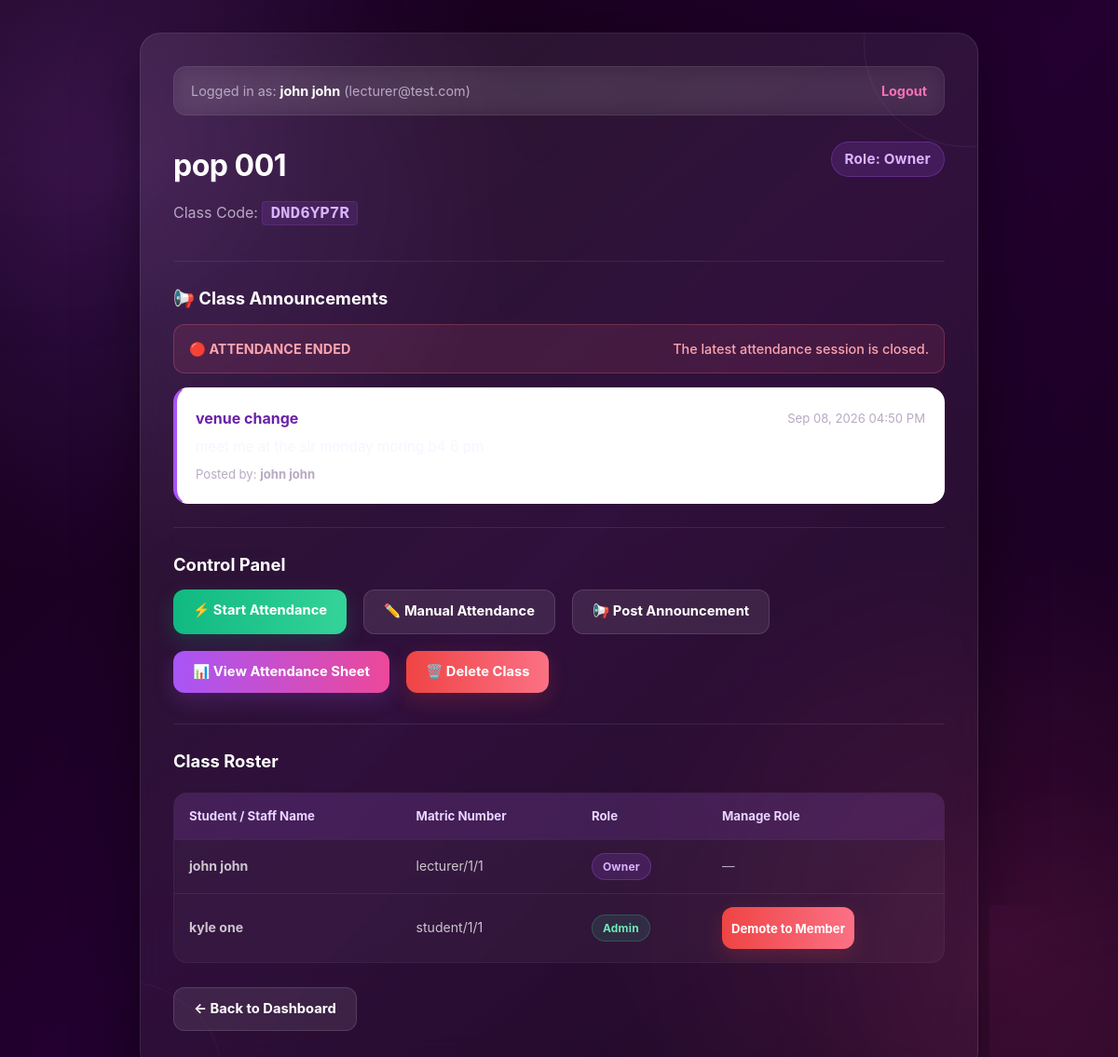
The page /class/1 (signed in) on the database its author committed.
### models.py (models this page shows)
class User(db.Model):
    id = db.Column(db.Integer, primary_key=True)
    name = db.Column(db.String(100), nullable=False)
    matric_number = db.Column(
        db.String(50),
        unique=True,
        nullable=False
    )
    email = db.Column(
        db.String(120),
        unique=True,
        nullable=False
    )
    password = db.Column(
        db.String(255),
        nullable=False
    )

class Class(db.Model):
    id = db.Column(
        db.Integer,
        primary_key=True
    )
    name = db.Column(
        db.String(100),
        nullable=False
    )
    class_code = db.Column(
        db.String(20),
        unique=True,
        nullable=False
    )
    owner_id = db.Column(
        db.Integer,
        db.ForeignKey("user.id"),
        nullable=False
    )
    latitude = db.Column(
        db.Float,
        nullable=True
    )
    longitude = db.Column(
        db.Float,
        nullable=True
    )
    radius_meters = db.Column(
        db.Float,
        nullable=True,
        default=50.0
    )

class Announcement(db.Model):
    id = db.Column(
        db.Integer,
        primary_key=True
    )
    class_id = db.Column(
        db.Integer,
        db.ForeignKey("class.id"),
        nullable=False
    )
    author_id = db.Column(
        db.Integer,
        db.ForeignKey("user.id"),
        nullable=False
    )
    title = db.Column(
        db.String(200),
        nullable=False
    )
    content = db.Column(
        db.Text,
        nullable=False
    )
    timestamp = db.Column(
        db.DateTime,
        nullable=False,
        default=datetime.now
    )
    author = db.relationship(
        "User",
        backref="announcements"
    )
    class_obj = db.relationship(
        "Class",
        backref="announcements"
    )

class ClassMembership(db.Model):
    id = db.Column(
        db.Integer,
        primary_key=True
    )
    user_id = db.Column(
        db.Integer,
        db.ForeignKey("user.id"),
        nullable=False
    )
    class_id = db.Column(
        db.Integer,
        db.ForeignKey("class.id"),
        nullable=False
    )
    role = db.Column(
        db.String(20),
        nullable=False,
        default="member"
    )
    user = db.relationship(
        "User",
        backref="class_memberships"
    )
    class_obj = db.relationship(
        "Class",
        backref="memberships"
    )

### app.py (the view)
@app.route("/class/<int:class_id>")
def class_page(class_id):
    if "user_id" not in session:
        return redirect(url_for("login"))
    user = User.query.get(session["user_id"])
    class_obj = Class.query.get(class_id)
    if class_obj is None:
        return class_not_found_response()
    membership = ClassMembership.query.filter_by(
        user_id=user.id,
        class_id=class_id
    ).first()
    if not membership:
        return "Access denied."
    members = ClassMembership.query.filter_by(
        class_id=class_obj.id
    ).all()
    announcements = Announcement.query.filter_by(
        class_id=class_obj.id
    ).order_by(
        Announcement.timestamp.desc()
    ).all()
    latest_session = AttendanceSession.query.filter_by(
        class_id=class_id
    ).order_by(AttendanceSession.id.desc()).first()
    attendance_live = False
    attendance_ended = False
    if latest_session:
        if latest_session.active and datetime.now() <= latest_session.end_time:
            attendance_live = True
        else:
            if latest_session.active:
                latest_session.active = False
                db.session.commit()
            attendance_ended = True
    return render_template(
        "class_page.html",
        user=user,
        class_obj=class_obj,
        membership=membership,
        members=members,
        announcements=announcements,
        latest_session=latest_session,
        attendance_live=attendance_live,
        attendance_ended=attendance_ended
    )

### templates/class_page.html (shortened to what this page needs)
<!DOCTYPE html>
<html lang="en">
<head>
    <link rel="stylesheet" href="{{ url_for('static', filename='style.css') }}">
</head>
<body>
    <div class="container">
        <div class="header-banner">
            <div>Logged in as: <strong>{{ user.name }}</strong> ({{ user.email }})</div>
            <div><a href="{{ url_for('logout') }}">Logout</a></div>
        </div>
        <div style="display: flex; justify-content: space-between; align-items: flex-start; flex-wrap: wrap; gap: 10px;">
            <div>
                <h1>{{ class_obj.name }}</h1>
                <p style="color: var(--text-muted);">
                    Class Code: <code style="background: #edf2f7; padding: 2px 8px; border-radius: 4px; font-weight: bold; font-size: 1.1rem; color: var(--primary-dark);">{{ class_obj.class_code }}</code>
                </p>
            </div>
            <div>
                {% if membership.role == 'owner' %}
                    <span class="badge badge-owner" style="font-size: 0.95rem; padding: 6px 14px;">Role: Owner</span>
                {% elif membership.role == 'admin' %}
                    <span class="badge badge-admin" style="font-size: 0.95rem; padding: 6px 14px;">Role: Admin</span>
                {% else %}
                    <span class="badge badge-member" style="font-size: 0.95rem; padding: 6px 14px;">Role: Member</span>
                {% endif %}
            </div>
        </div>
        <hr>
        <h3>📢 Class Announcements</h3>
        {% if attendance_live %}
            <div class="alert alert-success" style="display:flex; align-items:center; justify-content:space-between; gap:12px; margin-bottom:15px;">
                <strong>🟢 ATTENDANCE IS LIVE</strong>
                <span>Students can sign attendance now.</span>
            </div>
        {% elif attendance_ended %}
            <div class="alert alert-danger" style="display:flex; align-items:center; justify-content:space-between; gap:12px; margin-bottom:15px;">
                <strong>🔴 ATTENDANCE ENDED</strong>
                <span>The latest attendance session is closed.</span>
            </div>
        {% endif %}
        {% if announcements %}
            {% for a in announcements %}
                <div class="card" style="border-left: 4px solid var(--primary); background: #fff;">
                    <div style="display: flex; justify-content: space-between; align-items: center; margin-bottom: 6px;">
                        <h4 style="margin:0; color: var(--primary-dark);">{{ a.title }}</h4>
                        <span style="font-size: 0.82rem; color: var(--text-muted);">{{ a.timestamp.strftime('%b %d, %Y %I:%M %p') }}</span>
                    </div>
                    <p style="margin-bottom: 6px; font-size: 0.95rem;">{{ a.content }}</p>
                    <p style="font-size: 0.82rem; color: var(--text-muted); margin:0;">
                        Posted by: <strong>{{ a.author.name }}</strong>
                    </p>
                </div>
            {% endfor %}
        {% else %}
            <p style="color: var(--text-muted); font-style: italic;">No announcements posted yet.</p>
        {% endif %}
        <hr>
        <h3>Control Panel</h3>
        <div style="display: flex; flex-wrap: wrap; gap: 10px; margin-bottom: 25px;">
            {% if membership.role == 'owner' %}
                <a href="{{ url_for('start_attendance', class_id=class_obj.id) }}" class="btn btn-success">⚡ Start Attendance</a>
                <a href="{{ url_for('manual_attendance', class_id=class_obj.id) }}" class="btn btn-secondary">✏️ Manual Attendance</a>
                <a href="{{ url_for('post_announcement', class_id=class_obj.id) }}" class="btn btn-secondary">📢 Post Announcement</a>
                <a href="{{ url_for('attendance_history', class_id=class_obj.id) }}" class="btn">📊 View Attendance Sheet</a>
            {% elif membership.role == 'admin' %}
                <a href="{{ url_for('manual_attendance', class_id=class_obj.id) }}" class="btn btn-secondary">✏️ Manual Attendance</a>
            {% else %}
                <a href="{{ url_for('take_attendance', class_id=class_obj.id) }}" class="btn btn-success">✏️ Take Attendance</a>
                <a href="{{ url_for('attendance_history', class_id=class_obj.id) }}" class="btn btn-secondary">📋 My Attendance History</a>
            {% endif %}
            {% if membership.role == 'owner' %}
                <form action="{{ url_for('delete_class', class_id=class_obj.id) }}" method="POST" onsubmit="return confirm('⚠️ Are you sure you want to delete this class? All attendance sessions and history will be permanently deleted.');" style="display: inline; margin:0;">
                    <button type="submit" class="btn btn-danger">🗑️ Delete Class</button>
                </form>
            {% endif %}
        </div>
        <hr>
        <h3>Class Roster</h3>
        {% if members %}
            <div class="table-responsive">
                <table>
                    <thead>
                        <tr>
                            <th>Student / Staff Name</th>
                            <th>Matric Number</th>
                            <th>Role</th>
                            {% if membership.role == 'owner' %}
                                <th>Manage Role</th>
                            {% endif %}
                        </tr>
                    </thead>
                    <tbody>
                        {% for member in members %}
                            <tr>
                                <td><strong>{{ member.user.name }}</strong></td>
                                <td>{{ member.user.matric_number }}</td>
                                <td>
                                    {% if member.role == 'owner' %}
                                        <span class="badge badge-owner">Owner</span>
                                    {% elif member.role == 'admin' %}
                                        <span class="badge badge-admin">Admin</span>
                                    {% else %}
                                        <span class="badge badge-member">Member</span>
                                    {% endif %}
                                </td>
                                {% if membership.role == 'owner' %}
                                    <td>
                                        {% if member.role == 'member' %}
                                            <form action="{{ url_for('make_admin', class_id=class_obj.id, user_id=member.user_id) }}" method="POST" style="margin:0;">
                                                <button type="submit" class="btn btn-secondary" style="padding: 4px 10px; font-size: 0.82rem; margin:0;">Promote to Admin</button>
                                            </form>
                                        {% elif member.role == 'admin' %}
                                            <form action="{{ url_for('demote_admin', class_id=class_obj.id, user_id=member.user_id) }}" method="POST" style="margin:0;">
                                                <button type="submit" class="btn btn-danger" style="padding: 4px 10px; font-size: 0.82rem; margin:0;">Demote to Member</button>
                                            </form>
                                        {% else %}
                                            <span style="color: var(--text-muted); font-size: 0.85rem;">—</span>
                                        {% endif %}
                                    </td>
                                {% endif %}
                            </tr>
                        {% endfor %}
                    </tbody>
                </table>
            </div>
        {% else %}
            <p style="color: var(--text-muted); font-style: italic;">No members yet.</p>
        {% endif %}
        <br>
        <a href="{{ url_for('dashboard') }}" class="btn btn-secondary">← Back to Dashboard</a>
    </div>
</body>
</html>

### rows shown on the page
User: name "john john", email "lecturer@test.com"
Class: name "pop 001", class_code "DND6YP7R"
Announcement: title "venue change", timestamp "Sep 08, 2026 04:50 PM", author.name "john john"
ClassMembership: user.name "john john", user.matric_number "lecturer/1/1", role "Owner"
ClassMembership: user.name "kyle one", user.matric_number "student/1/1", role "Admin"
